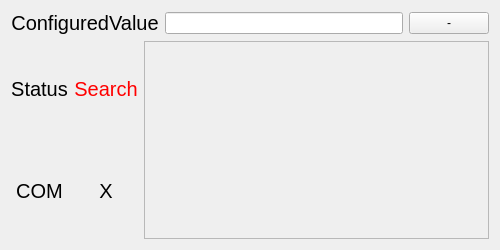
<?xml version="1.0" encoding="UTF-8"?>
<ui version="4.0">
 <class>MainWindow</class>
 <widget class="QWidget" name="MainWindow">
  <property name="geometry">
   <rect>
    <x>0</x>
    <y>0</y>
    <width>500</width>
    <height>250</height>
   </rect>
  </property>
  <property name="minimumSize">
   <size>
    <width>500</width>
    <height>250</height>
   </size>
  </property>
  <property name="maximumSize">
   <size>
    <width>1000</width>
    <height>500</height>
   </size>
  </property>
  <property name="windowTitle">
   <string>MainWindow</string>
  </property>
  <layout class="QGridLayout" name="gridLayout_2">
   <item row="2" column="2" rowspan="2">
    <widget class="QWidget" name="widget" native="true">
     <layout class="QGridLayout" name="gridLayout">
      <property name="leftMargin">
       <number>0</number>
      </property>
      <property name="topMargin">
       <number>0</number>
      </property>
      <property name="rightMargin">
       <number>0</number>
      </property>
      <property name="bottomMargin">
       <number>0</number>
      </property>
      <item row="0" column="0">
       <widget class="QScrollArea" name="scrollArea">
        <property name="widgetResizable">
         <bool>true</bool>
        </property>
        <widget class="QWidget" name="scrollAreaWidgetContents">
         <property name="geometry">
          <rect>
           <x>0</x>
           <y>0</y>
           <width>352</width>
           <height>151</height>
          </rect>
         </property>
        </widget>
       </widget>
      </item>
     </layout>
    </widget>
   </item>
   <item row="2" column="1">
    <widget class="QLabel" name="label_3">
     <property name="font">
      <font>
       <pointsize>15</pointsize>
      </font>
     </property>
     <property name="styleSheet">
      <string notr="true">QLabel{color: red}</string>
     </property>
     <property name="text">
      <string>Search</string>
     </property>
     <property name="alignment">
      <set>Qt::AlignCenter</set>
     </property>
    </widget>
   </item>
   <item row="2" column="0">
    <widget class="QLabel" name="label_2">
     <property name="font">
      <font>
       <pointsize>15</pointsize>
      </font>
     </property>
     <property name="text">
      <string>Status</string>
     </property>
     <property name="alignment">
      <set>Qt::AlignCenter</set>
     </property>
    </widget>
   </item>
   <item row="0" column="0" colspan="3">
    <layout class="QHBoxLayout" name="horizontalLayout">
     <item>
      <widget class="QLabel" name="label">
       <property name="font">
        <font>
         <pointsize>15</pointsize>
        </font>
       </property>
       <property name="text">
        <string>ConfiguredValue</string>
       </property>
       <property name="alignment">
        <set>Qt::AlignCenter</set>
       </property>
      </widget>
     </item>
     <item>
      <widget class="QLineEdit" name="lineEdit"/>
     </item>
     <item>
      <widget class="QPushButton" name="pushButton">
       <property name="text">
        <string>-</string>
       </property>
      </widget>
     </item>
    </layout>
   </item>
   <item row="3" column="1">
    <widget class="QLabel" name="label_5">
     <property name="font">
      <font>
       <pointsize>15</pointsize>
      </font>
     </property>
     <property name="text">
      <string>X</string>
     </property>
     <property name="alignment">
      <set>Qt::AlignCenter</set>
     </property>
    </widget>
   </item>
   <item row="3" column="0">
    <widget class="QLabel" name="label_4">
     <property name="font">
      <font>
       <pointsize>15</pointsize>
      </font>
     </property>
     <property name="text">
      <string>COM</string>
     </property>
     <property name="alignment">
      <set>Qt::AlignCenter</set>
     </property>
    </widget>
   </item>
  </layout>
 </widget>
 <resources/>
 <connections/>
</ui>
